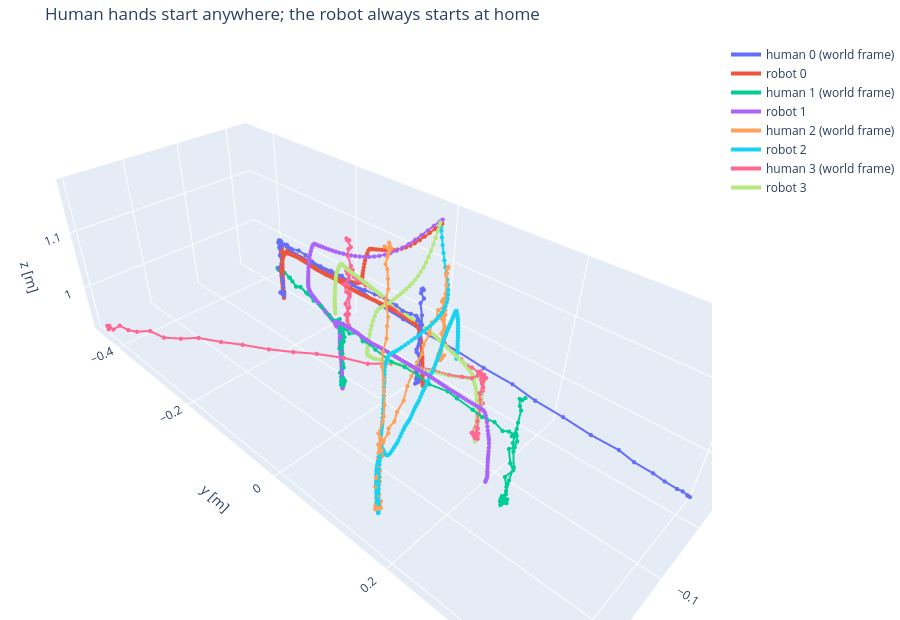

Notebook source saved alongside this figure:
### Code cell
from hurobo.utils.viewer import trajectories_figure

paths, results = {}, []
for index, demo in enumerate(demos):
    layout = generator.layout_of_demo(demo)
    result, eef_path = generator.rollout_with_video(demo, work / f"twin_{index}.mp4", layout)
    paths[f"human {index} (world frame)"] = mapping.point_to_world(demo.tcp_pos_table)
    paths[f"robot {index}"] = eef_path
    results.append((index, result.success, result.steps))
print("twin replays (human layout, robot from home):", results)
trajectories_figure(paths, "Human hands start anywhere; the robot always starts at home").show()

### Figure 1 — Plotly figure (JSON) as saved in the notebook; plotly's stock layout.template omitted (floating-point values rounded to 4 significant figures; data arrays with more than 128 entries replaced by an {"elided": "..."} marker saying what was removed)
{"data": [{"line": {"width": 4}, "marker": {"size": 2.5}, "mode": "lines+markers", "name": "human 0 (world frame)", "type": "scatter3d", "x": {"elided": "133 float values"}, "y": {"elided": "133 float values"}, "z": {"elided": "133 float values"}}, {"line": {"width": 4}, "marker": {"size": 2.5}, "mode": "lines+markers", "name": "robot 0", "type": "scatter3d", "x": {"elided": "257 float values"}, "y": {"elided": "257 float values"}, "z": {"elided": "257 float values"}}, {"line": {"width": 4}, "marker": {"size": 2.5}, "mode": "lines+markers", "name": "human 1 (world frame)", "type": "scatter3d", "x": {"elided": "133 float values"}, "y": {"elided": "133 float values"}, "z": {"elided": "133 float values"}}, {"line": {"width": 4}, "marker": {"size": 2.5}, "mode": "lines+markers", "name": "robot 1", "type": "scatter3d", "x": {"elided": "263 float values"}, "y": {"elided": "263 float values"}, "z": {"elided": "263 float values"}}, {"line": {"width": 4}, "marker": {"size": 2.5}, "mode": "lines+markers", "name": "human 2 (world frame)", "type": "scatter3d", "x": {"elided": "133 float values"}, "y": {"elided": "133 float values"}, "z": {"elided": "133 float values"}}, {"line": {"width": 4}, "marker": {"size": 2.5}, "mode": "lines+markers", "name": "robot 2", "type": "scatter3d", "x": {"elided": "228 float values"}, "y": {"elided": "228 float values"}, "z": {"elided": "228 float values"}}, {"line": {"width": 4}, "marker": {"size": 2.5}, "mode": "lines+markers", "name": "human 3 (world frame)", "type": "scatter3d", "x": {"elided": "133 float values"}, "y": {"elided": "133 float values"}, "z": {"elided": "133 float values"}}, {"line": {"width": 4}, "marker": {"size": 2.5}, "mode": "lines+markers", "name": "robot 3", "type": "scatter3d", "x": {"elided": "242 float values"}, "y": {"elided": "242 float values"}, "z": {"elided": "242 float values"}}], "layout": {"height": 620, "margin": {"b": 0, "l": 0, "r": 0, "t": 40}, "scene": {"aspectmode": "data", "camera": {"up": {"x": 0, "y": 0, "z": 1}}, "xaxis": {"title": {"text": "x [m]"}}, "yaxis": {"title": {"text": "y [m]"}}, "zaxis": {"title": {"text": "z [m]"}}}, "title": {"text": "Human hands start anywhere; the robot always starts at home"}}}
